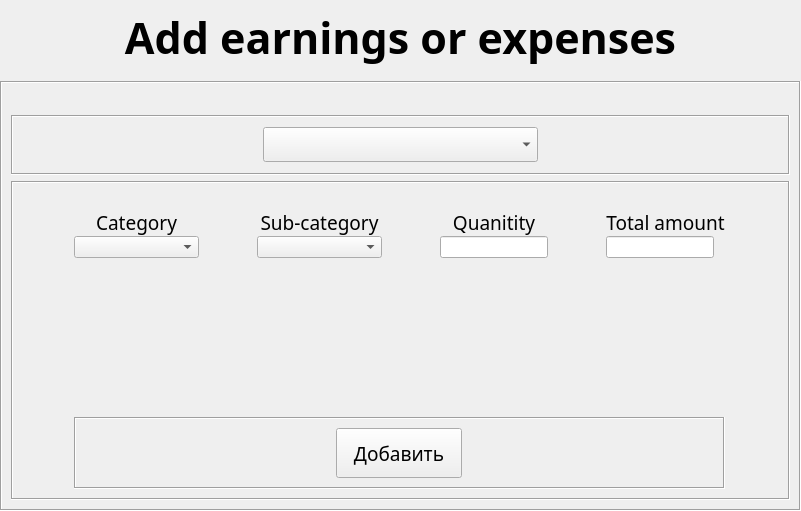
<?xml version="1.0" encoding="UTF-8"?>
<ui version="4.0">
 <class>Form</class>
 <widget class="QWidget" name="Form">
  <property name="geometry">
   <rect>
    <x>0</x>
    <y>0</y>
    <width>801</width>
    <height>511</height>
   </rect>
  </property>
  <property name="sizePolicy">
   <sizepolicy hsizetype="Fixed" vsizetype="Fixed">
    <horstretch>0</horstretch>
    <verstretch>0</verstretch>
   </sizepolicy>
  </property>
  <property name="windowTitle">
   <string>Add earnings or expenses</string>
  </property>
  <widget class="QWidget" name="gridLayoutWidget">
   <property name="geometry">
    <rect>
     <x>0</x>
     <y>0</y>
     <width>801</width>
     <height>511</height>
    </rect>
   </property>
   <layout class="QGridLayout" name="gridLayout">
    <property name="sizeConstraint">
     <enum>QLayout::SetMinimumSize</enum>
    </property>
    <item row="0" column="0">
     <widget class="QLabel" name="title">
      <property name="sizePolicy">
       <sizepolicy hsizetype="Preferred" vsizetype="Maximum">
        <horstretch>0</horstretch>
        <verstretch>0</verstretch>
       </sizepolicy>
      </property>
      <property name="minimumSize">
       <size>
        <width>0</width>
        <height>75</height>
       </size>
      </property>
      <property name="font">
       <font>
        <family>Candara</family>
        <pointsize>32</pointsize>
        <bold>true</bold>
       </font>
      </property>
      <property name="text">
       <string>Add earnings or expenses</string>
      </property>
      <property name="alignment">
       <set>Qt::AlignCenter</set>
      </property>
     </widget>
    </item>
    <item row="1" column="0">
     <widget class="QFrame" name="main_frm">
      <property name="sizePolicy">
       <sizepolicy hsizetype="Preferred" vsizetype="Preferred">
        <horstretch>0</horstretch>
        <verstretch>0</verstretch>
       </sizepolicy>
      </property>
      <property name="frameShape">
       <enum>QFrame::Box</enum>
      </property>
      <property name="frameShadow">
       <enum>QFrame::Sunken</enum>
      </property>
      <layout class="QVBoxLayout" name="verticalLayout">
       <item>
        <spacer name="verticalSpacer">
         <property name="orientation">
          <enum>Qt::Vertical</enum>
         </property>
         <property name="sizeType">
          <enum>QSizePolicy::Maximum</enum>
         </property>
         <property name="sizeHint" stdset="0">
          <size>
           <width>20</width>
           <height>40</height>
          </size>
         </property>
        </spacer>
       </item>
       <item>
        <widget class="QFrame" name="cmbbox_frm">
         <property name="sizePolicy">
          <sizepolicy hsizetype="Preferred" vsizetype="Maximum">
           <horstretch>0</horstretch>
           <verstretch>0</verstretch>
          </sizepolicy>
         </property>
         <property name="minimumSize">
          <size>
           <width>0</width>
           <height>60</height>
          </size>
         </property>
         <property name="frameShape">
          <enum>QFrame::Box</enum>
         </property>
         <property name="frameShadow">
          <enum>QFrame::Sunken</enum>
         </property>
         <layout class="QGridLayout" name="gridLayout_2">
          <property name="leftMargin">
           <number>250</number>
          </property>
          <property name="rightMargin">
           <number>250</number>
          </property>
          <item row="0" column="0">
           <widget class="QComboBox" name="choose_type_cmbbox">
            <property name="font">
             <font>
              <family>Candara Light</family>
              <pointsize>14</pointsize>
             </font>
            </property>
            <property name="currentText">
             <string/>
            </property>
            <property name="insertPolicy">
             <enum>QComboBox::InsertAtBottom</enum>
            </property>
            <property name="minimumContentsLength">
             <number>0</number>
            </property>
            <property name="placeholderText">
             <string>Choose what to add</string>
            </property>
            <item>
             <property name="text">
              <string/>
             </property>
            </item>
            <item>
             <property name="text">
              <string>Earnings</string>
             </property>
            </item>
            <item>
             <property name="text">
              <string>Expenses</string>
             </property>
            </item>
           </widget>
          </item>
         </layout>
        </widget>
       </item>
       <item>
        <widget class="QFrame" name="info_frm">
         <property name="frameShape">
          <enum>QFrame::Box</enum>
         </property>
         <property name="frameShadow">
          <enum>QFrame::Sunken</enum>
         </property>
         <layout class="QGridLayout" name="gridLayout_3" rowstretch="0,0,0,0,0,0">
          <property name="topMargin">
           <number>0</number>
          </property>
          <property name="horizontalSpacing">
           <number>6</number>
          </property>
          <property name="verticalSpacing">
           <number>0</number>
          </property>
          <item row="3" column="2">
           <widget class="QLineEdit" name="qty_inpt">
            <property name="sizePolicy">
             <sizepolicy hsizetype="Maximum" vsizetype="Fixed">
              <horstretch>0</horstretch>
              <verstretch>0</verstretch>
             </sizepolicy>
            </property>
            <property name="minimumSize">
             <size>
              <width>100</width>
              <height>0</height>
             </size>
            </property>
           </widget>
          </item>
          <item row="0" column="1">
           <spacer name="top_vertical_spacer">
            <property name="orientation">
             <enum>Qt::Vertical</enum>
            </property>
            <property name="sizeType">
             <enum>QSizePolicy::Maximum</enum>
            </property>
            <property name="sizeHint" stdset="0">
             <size>
              <width>20</width>
              <height>35</height>
             </size>
            </property>
           </spacer>
          </item>
          <item row="3" column="0">
           <widget class="QComboBox" name="category_cmbbox">
            <property name="sizePolicy">
             <sizepolicy hsizetype="Maximum" vsizetype="Fixed">
              <horstretch>0</horstretch>
              <verstretch>0</verstretch>
             </sizepolicy>
            </property>
            <property name="minimumSize">
             <size>
              <width>125</width>
              <height>0</height>
             </size>
            </property>
           </widget>
          </item>
          <item row="2" column="1">
           <widget class="QLabel" name="subcategory_lbl">
            <property name="sizePolicy">
             <sizepolicy hsizetype="Preferred" vsizetype="Maximum">
              <horstretch>0</horstretch>
              <verstretch>0</verstretch>
             </sizepolicy>
            </property>
            <property name="font">
             <font>
              <family>Candara Light</family>
              <pointsize>14</pointsize>
             </font>
            </property>
            <property name="text">
             <string>Sub-category</string>
            </property>
            <property name="alignment">
             <set>Qt::AlignCenter</set>
            </property>
           </widget>
          </item>
          <item row="3" column="1">
           <widget class="QComboBox" name="subcategory_cmbbox">
            <property name="sizePolicy">
             <sizepolicy hsizetype="Maximum" vsizetype="Fixed">
              <horstretch>0</horstretch>
              <verstretch>0</verstretch>
             </sizepolicy>
            </property>
            <property name="minimumSize">
             <size>
              <width>125</width>
              <height>0</height>
             </size>
            </property>
           </widget>
          </item>
          <item row="2" column="0">
           <widget class="QLabel" name="category_lbl">
            <property name="sizePolicy">
             <sizepolicy hsizetype="Preferred" vsizetype="Maximum">
              <horstretch>0</horstretch>
              <verstretch>0</verstretch>
             </sizepolicy>
            </property>
            <property name="font">
             <font>
              <family>Candara Light</family>
              <pointsize>14</pointsize>
             </font>
            </property>
            <property name="text">
             <string>Category</string>
            </property>
            <property name="alignment">
             <set>Qt::AlignCenter</set>
            </property>
           </widget>
          </item>
          <item row="4" column="1">
           <spacer name="bottom_vertical_spacer">
            <property name="orientation">
             <enum>Qt::Vertical</enum>
            </property>
            <property name="sizeType">
             <enum>QSizePolicy::Maximum</enum>
            </property>
            <property name="sizeHint" stdset="0">
             <size>
              <width>20</width>
              <height>167</height>
             </size>
            </property>
           </spacer>
          </item>
          <item row="2" column="2">
           <widget class="QLabel" name="qty_lbl">
            <property name="sizePolicy">
             <sizepolicy hsizetype="Preferred" vsizetype="Maximum">
              <horstretch>0</horstretch>
              <verstretch>0</verstretch>
             </sizepolicy>
            </property>
            <property name="font">
             <font>
              <family>Candara Light</family>
              <pointsize>14</pointsize>
             </font>
            </property>
            <property name="text">
             <string>Quanitity</string>
            </property>
            <property name="alignment">
             <set>Qt::AlignCenter</set>
            </property>
           </widget>
          </item>
          <item row="2" column="3">
           <widget class="QLabel" name="total_lbl">
            <property name="sizePolicy">
             <sizepolicy hsizetype="Preferred" vsizetype="Maximum">
              <horstretch>0</horstretch>
              <verstretch>0</verstretch>
             </sizepolicy>
            </property>
            <property name="font">
             <font>
              <family>Candara Light</family>
              <pointsize>14</pointsize>
             </font>
            </property>
            <property name="text">
             <string>Total amount</string>
            </property>
            <property name="alignment">
             <set>Qt::AlignCenter</set>
            </property>
           </widget>
          </item>
          <item row="3" column="3">
           <widget class="QLineEdit" name="total_inpt">
            <property name="sizePolicy">
             <sizepolicy hsizetype="Maximum" vsizetype="Fixed">
              <horstretch>0</horstretch>
              <verstretch>0</verstretch>
             </sizepolicy>
            </property>
           </widget>
          </item>
          <item row="5" column="0" colspan="4">
           <widget class="QFrame" name="add_btn_frm">
            <property name="frameShape">
             <enum>QFrame::Box</enum>
            </property>
            <property name="frameShadow">
             <enum>QFrame::Sunken</enum>
            </property>
            <layout class="QHBoxLayout" name="horizontalLayout">
             <item>
              <widget class="QPushButton" name="add_btn">
               <property name="sizePolicy">
                <sizepolicy hsizetype="Maximum" vsizetype="Maximum">
                 <horstretch>0</horstretch>
                 <verstretch>0</verstretch>
                </sizepolicy>
               </property>
               <property name="minimumSize">
                <size>
                 <width>126</width>
                 <height>50</height>
                </size>
               </property>
               <property name="font">
                <font>
                 <family>Candara</family>
                 <pointsize>14</pointsize>
                </font>
               </property>
               <property name="text">
                <string>Добавить</string>
               </property>
              </widget>
             </item>
            </layout>
           </widget>
          </item>
         </layout>
        </widget>
       </item>
      </layout>
     </widget>
    </item>
   </layout>
  </widget>
 </widget>
 <resources/>
 <connections/>
</ui>
